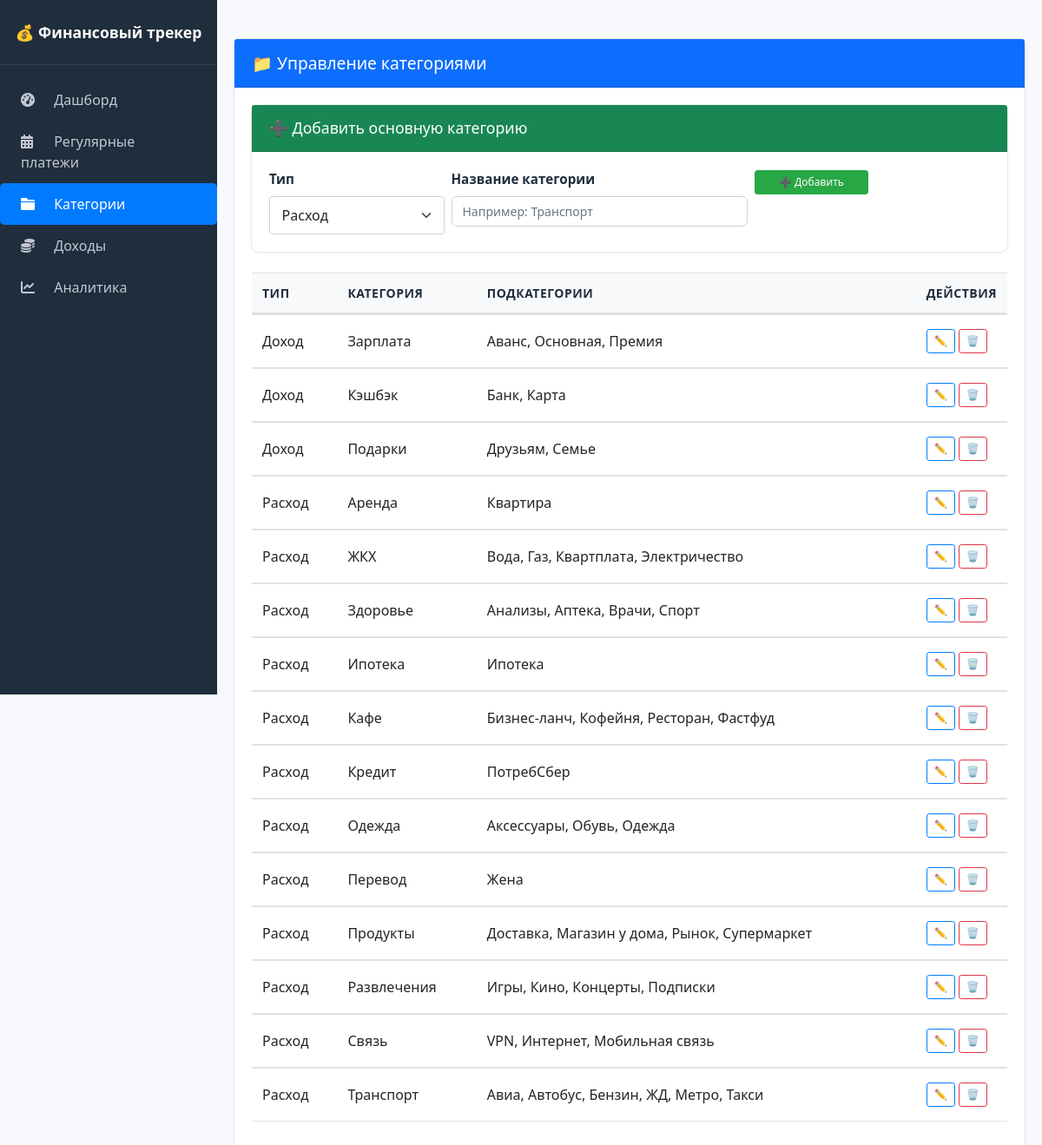
/categories, run on an earlier commit of the app's database.
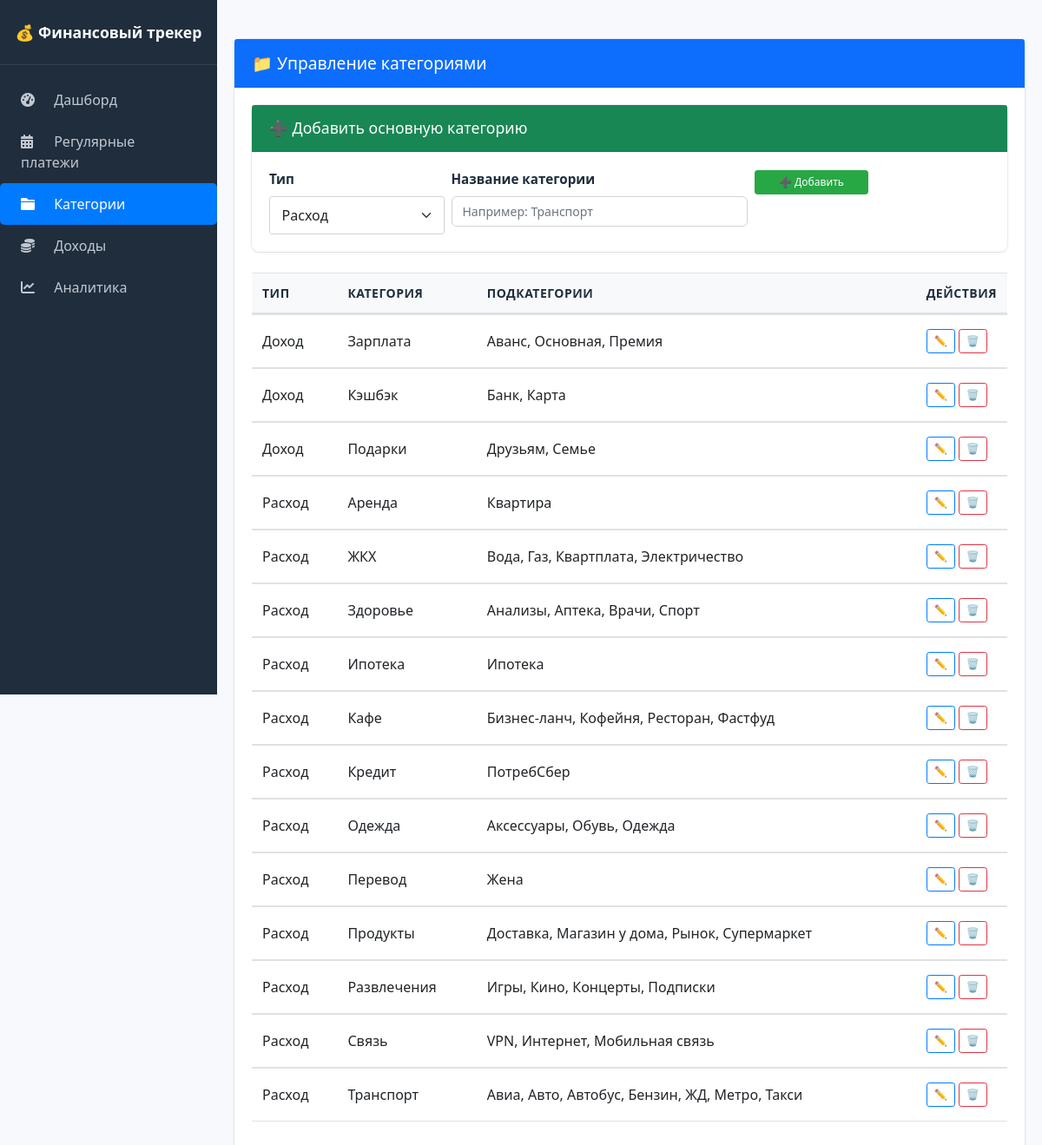
And on a later commit of the database.
### tables this page shows
CREATE TABLE categories (
                id INTEGER PRIMARY KEY AUTOINCREMENT,
                type TEXT NOT NULL,
                name TEXT NOT NULL,
                parent_id INTEGER DEFAULT NULL,
                UNIQUE(type, name, parent_id)
            );

### routes/categories.py (the view)
    @app.route('/categories')
    def categories():
        with get_db() as conn:
            main_cats = conn.execute('''
                SELECT * FROM categories WHERE parent_id IS NULL ORDER BY type, name
            ''').fetchall()
            result = []
            for cat in main_cats:
                subcats = conn.execute('''
                    SELECT * FROM categories WHERE parent_id = ? ORDER BY name
                ''', (cat['id'],)).fetchall()
                result.append({
                    'id': cat['id'],
                    'type': cat['type'],
                    'name': cat['name'],
                    'subcategories': subcats
                })
        return render_template('categories.html', categories=result)

### database.py (called while the page is built)
def get_db():
    conn = sqlite3.connect('finance.db')
    conn.row_factory = sqlite3.Row
    return conn

### templates/categories.html (shortened to what this page needs)
{% extends "base.html" %}
{% block content %}
<div class="card">
    <div class="card-header bg-primary text-white">
        <h4 class="mb-0">📁 Управление категориями</h4>
    </div>
    <div class="card-body">
        <div class="card mb-4">
            <div class="card-header bg-success text-white">
                <h5 class="mb-0">➕ Добавить основную категорию</h5>
            </div>
            <div class="card-body">
                <form method="POST" action="{{ url_for('add_category') }}" class="row g-2">
                    <div class="col-md-3">
                        <label class="form-label small">Тип</label>
                        <select name="type" class="form-select form-select-sm" required>
                            <option value="Расход">Расход</option>
                        </select>
                    </div>
                    <div class="col-md-5">
                        <label class="form-label small">Название категории</label>
                        <input type="text" name="name" class="form-control form-control-sm" placeholder="Например: Транспорт" required>
                    </div>
                    <div class="col-md-2">
                        <button type="submit" class="btn btn-success btn-sm w-100">➕ Добавить</button>
                    </div>
                </form>
            </div>
        </div>
        <div class="table-responsive">
            <table class="table table-sm table-hover">
                <thead class="table-light">
                    <tr>
                        <th>Тип</th>
                        <th>Категория</th>
                        <th>Подкатегории</th>
                        <th style="width: 100px;">Действия</th>
                    </tr>
                </thead>
                <tbody>
                    {% for cat in categories %}
                    <tr id="row-{{ cat.id }}" class="category-row">
                        <td>{{ cat.type }}</td>
                        <td class="view-mode">{{ cat.name }}</td>
                        <td class="view-mode">
                            {% for sub in cat.subcategories %}
                                {{ sub.name }}{% if not loop.last %}, {% endif %}
                            {% endfor %}
                        </td>
                        <td>
                            <button class="btn btn-sm btn-outline-primary edit-row-btn" data-id="{{ cat.id }}" title="Редактировать">✏️</button>
                            <a href="{{ url_for('delete_category', id=cat.id) }}" class="btn btn-sm btn-outline-danger" onclick="return confirm('Удалить категорию и все подкатегории?')">🗑️</a>
                         </td>
                    </tr>
                    {% else %}
                    <tr><td colspan="4" class="text-center">Нет категорий. Добавьте первую!</td>
                    {% endfor %}
                </tbody>
            </table>
        </div>
    </div>
</div>
{% endblock %}

What changed in the data, as far as the page shows it:
added categories: name "Авто", shown under "Расход"
